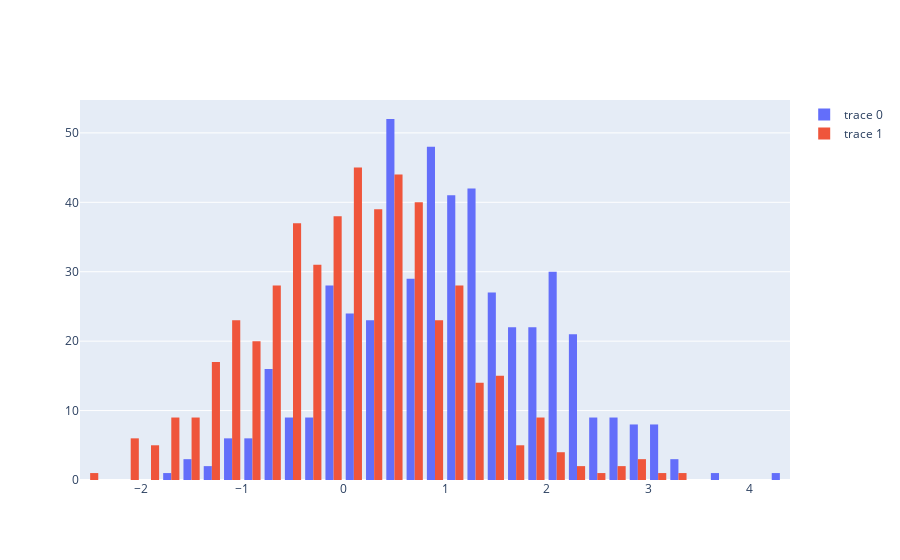

Notebook code for this chart:
### Code cell
x1 = np.random.randn(500) + 1
fig = go.Figure(data = [go.Histogram(x=x1)])
fig.add_trace(go.Histogram(x=x))
import pandas as pd
import pyspark

fig.show()

### Figure 1 — Plotly figure (JSON) as saved in the notebook; plotly's stock layout.template omitted (floating-point values rounded to 4 significant figures; data arrays with more than 128 entries replaced by an {"elided": "..."} marker saying what was removed)
{"data": [{"type": "histogram", "x": {"elided": "500 float values"}}, {"type": "histogram", "x": {"elided": "500 float values"}}], "layout": {}}
